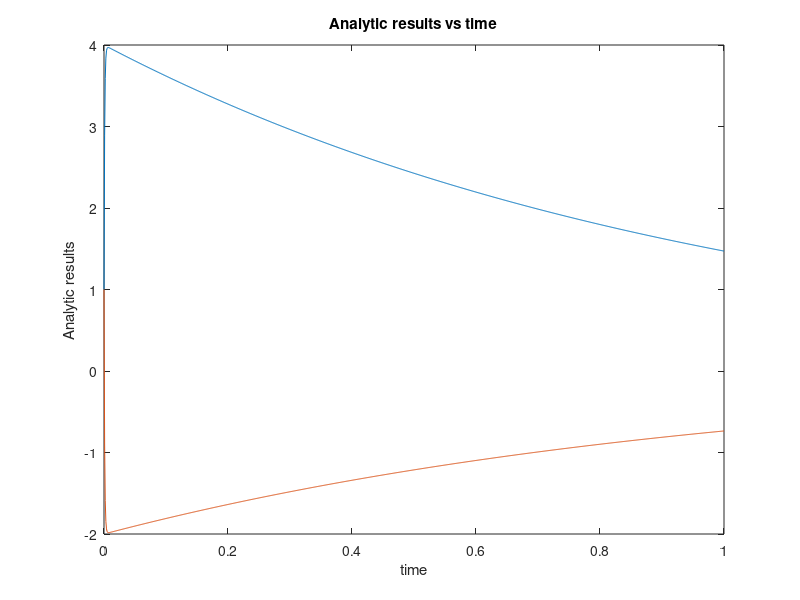

The MATLAB source for this figure: (Note: this script raises an error after producing the figure.)
%% Ordinary Differential Equations
% ECE 523 hw10 Ordinary Differential Equations Homework
% Author:Qihao He Due date: 11/28/2016
%-----~ Initialize Variables ~----
clear;
xo=[1;1];
M=[998 1998;-999 -1999];% lambda
%-----~ Analytic solution ~----
f1=@(t) 4*exp(-t)-3*exp(-1e3*t);
f2=@(t) -2*exp(-t)+3*exp(-1e3*t);
f=@(t) [f1(t);f2(t)];
t=linspace(0,1,1000);
AS=f(t);
AS=AS.';%transpose
figure(1)
plot(t,AS);
title('Analytic results vs time');
xlabel('time');
ylabel('Analytic results');
%% Question1 Forward Euler Algorithm
[FE_a_tspan,FE_a_xc,FE_a_exitflag]=FE(M,xo,0.01,0,1);
[FE_b_tspan,FE_b_xc,FE_b_exitflag]=FE(M,xo,0.001,0,1);
[FE_c1_tspan,FE_c1_xc,FE_c1_exitflag]=FE(M,xo,0.001,0,0.1);
[FE_c2_tspan,FE_c2_xc,FE_c2_exitflag]=FE(M,FE_c1_xc(:,size(FE_c1_tspan,2)),0.01,0.1,1);
figure(2)
plot(FE_a_tspan,FE_a_xc);
title('FE time step=0.01 vs time');
xlabel('time');
ylabel('FE 0.01')
figure(3)
plot(FE_b_tspan,FE_b_xc);
title('FE time step=0.001 vs time');
xlabel('time');
ylabel('FE 0.001')
figure(4)
plot(FE_c1_tspan,FE_c1_xc);
title('FE time step=0.001 [0,0.1] vs time');
xlabel('time');
ylabel('FE 0.001')
figure(5)
plot(FE_c2_tspan,FE_c2_xc);
title('FE time step=0.01 [0.1,1] vs time');
xlabel('time');
ylabel('FE 0.01')

% The FE results are stable when the time step is selected as 0.001.
% Because the time constant of the ODEs is 1s and 1ms,the FE algorithm is 
% unstable for step sizes greater than 2 time constants.
% Making the time step back to 0.01 after using 0.001 as time step for a
% certain time does not guarantee the stability of the resutls.

%% Question2 Heun Algorithm
[HA_a_tspan,HA_a_xc,HA_a_exitflag]=HA(M,xo,0.01,0,1);
[HA_b_tspan,HA_b_xc,HA_b_exitflag]=HA(M,xo,0.001,0,1);
[HA_c1_tspan,HA_c1_xc,HA_c1_exitflag]=HA(M,xo,0.001,0,0.1);
[HA_c2_tspan,HA_c2_xc,HA_c2_exitflag]=HA(M,HA_c1_xc(:,size(HA_c1_tspan,2)),0.01,0.1,1);
figure(6)
plot(HA_a_tspan,HA_a_xc);
title('HA time step=0.01 vs time');
xlabel('time');
ylabel('HA 0.01')
figure(7)
plot(HA_b_tspan,HA_b_xc);
title('HA time step=0.001 vs time');
xlabel('time');
ylabel('HA 0.001')
figure(8)
plot(HA_c1_tspan,HA_c1_xc);
title('HA time step=0.001 [0,0.1] vs time');
xlabel('time');
ylabel('HA 0.001')
figure(9)
plot(HA_c2_tspan,HA_c2_xc);
title('HA time step=0.01 [0.1,1] vs time');
xlabel('time');
ylabel('HA 0.01')

%% Question3 Trapezoidal Rule
[TR_a_tspan,TR_a_xc,TR_a_exitflag]=TR(M,xo,0.01,0,1);
[TR_b_tspan,TR_b_xc,TR_b_exitflag]=TR(M,xo,0.001,0,1);
[TR_c1_tspan,TR_c1_xc,TR_c1_exitflag]=TR(M,xo,0.001,0,0.1);
[TR_c2_tspan,TR_c2_xc,TR_c2_exitflag]=TR(M,TR_c1_xc(:,size(TR_c1_tspan,2)),0.01,0.1,1);
figure(10)
plot(TR_a_tspan,TR_a_xc);
title('TR time step=0.01 vs time');
xlabel('time');
ylabel('TR 0.01')
figure(11)
plot(TR_b_tspan,TR_b_xc);
title('TR time step=0.001 vs time');
xlabel('time');
ylabel('TR 0.001')
figure(12)
plot(TR_c1_tspan,TR_c1_xc);
title('TR time step=0.001 [0,0.1] vs time');
xlabel('time');
ylabel('TR 0.001')
figure(13)
plot(TR_c2_tspan,TR_c2_xc);
title('TR time step=0.01 [0.1,1] vs time');
xlabel('time');
ylabel('TR 0.01')

%% Question4 What did you learn from the above?
% I learned that for stiff equations like these that making the time step
% small enough to not bigger than the 2 time constants is essential to make
% the results stable.
% Even after using the small enough time step to run for certain amount of
% time does not guarrantee using a bigger time step would still make the
% results stable.
% Compareing the results of the FE and Heun and TR, I find that with the
% same time step 0.001, TR's result are the closest to analytic results,
% Heun second, FE worst.

%% Question5 Question6 ode45 ode15s
%-----~ ode45 a plot step size h vs time ~------
myode=@(t,x) M*x;% my ode function
tspan = [0 1];%initial condition
opts_a = odeset('Refine',1,'RelTol',1e-3,'AbsTol',1e-6);
[ode45_a_t,ode45_a_x] = ode45(myode, tspan, xo, opts_a);
ode45_a_stepsize=diff(ode45_a_x);
ode45_a_t(size(ode45_a_t,1))=[];%truncate the last bit
figure(14)
plot(ode45_a_t,ode45_a_stepsize);
title('ode45 a stepsize h vs time');
xlabel('time');
ylabel('step size h')

%-----~ ode45 a plot global truncation error vs time ~------
% ode45_a_x
ode45_a_GTE=zeros(2,size(ode45_a_t,1));
for k=1:size(ode45_a_t,1)
    ode45_a_GTE(:,k)=f(ode45_a_t(k))-ode45_a_x(k);
end
ode45_a_GTE=ode45_a_GTE.';
k=1:size(ode45_a_t,1);
figure(15)
plot(ode45_a_t(k),ode45_a_GTE(k));
title('ode45 a GTE vs time');
xlabel('time');
ylabel('Global Truncation Error')

%-----~ ode45 b plot step size h vs time ~------
opts_b = odeset('Refine',1,'RelTol',1e-6,'AbsTol',1e-9);
[ode45_b_t,ode45_b_x] = ode45(myode, tspan, xo, opts_b);
ode45_b_stepsize=diff(ode45_b_x);
ode45_b_t(size(ode45_b_t,1))=[];%truncate the last bit
figure(16)
plot(ode45_b_t,ode45_b_stepsize);
title('ode45 b stepsize h vs time');
xlabel('time');
ylabel('step size h')

%-----~ ode45 b plot global truncation error vs time ~------
ode45_b_GTE=zeros(2,size(ode45_b_t,1));
for k=1:size(ode45_b_t,1)
    ode45_b_GTE(:,k)=f(ode45_b_t(k))-ode45_b_x(k);
end
ode45_b_GTE=ode45_b_GTE.';
k=1:size(ode45_b_t,1);
figure(17)
plot(ode45_b_t(k),ode45_b_GTE(k));
title('ode45 b GTE vs time');
xlabel('time');
ylabel('Global Truncation Error')

%-----~ ode15s c plot step size h vs time ~------
[ode15s_c_t,ode15s_c_x] = ode15s(myode, tspan, xo, opts_a);
ode15s_c_stepsize=diff(ode15s_c_x);
ode15s_c_t(size(ode15s_c_t,1))=[];%truncate the last bit
figure(18)
plot(ode15s_c_t,ode15s_c_stepsize);
title('ode15s c stepsize h vs time');
xlabel('time');
ylabel('step size h')

%-----~ ode15s c plot global truncation error vs time ~------
ode15s_c_GTE=zeros(2,size(ode15s_c_t,1));
for k=1:size(ode15s_c_t,1)
    ode15s_c_GTE(:,k)=f(ode15s_c_t(k))-ode15s_c_x(k);
end
ode15s_c_GTE=ode15s_c_GTE.';
k=1:size(ode15s_c_t,1);
figure(19)
plot(ode15s_c_t(k),ode15s_c_GTE(k));
title('ode15s c GTE vs time');
xlabel('time');
ylabel('Global Truncation Error')

%-----~ ode15s d plot step size h vs time ~------
[ode15s_d_t,ode15s_d_x] = ode15s(myode, tspan, xo, opts_b);
ode15s_d_stepsize=diff(ode15s_d_x);
ode15s_d_t(size(ode15s_d_t,1))=[];%truncate the last bit
figure(20)
plot(ode15s_d_t,ode15s_d_stepsize);
title('ode15s d stepsize h vs time');
xlabel('time');
ylabel('step size h')

%-----~ ode15s d plot global truncation error vs time ~------
ode15s_d_GTE=zeros(2,size(ode15s_d_t,1));
for k=1:size(ode15s_d_t,1)
    ode15s_d_GTE(:,k)=f(ode15s_d_t(k))-ode15s_d_x(k);
end
ode15s_d_GTE=ode15s_d_GTE.';
k=1:size(ode15s_d_t,1);
figure(21)
plot(ode15s_d_t(k),ode15s_d_GTE(k));
title('ode15s d GTE vs time');
xlabel('time');
ylabel('Global Truncation Error')
%% Question7
% Compare the results of using the non-stiff method ode45 to the stiff
% method ode15s.
% The step size of the non-stiff method is at a very small scale for almost
% the whole period. The step size of the stiff method increases greatly as 
% the function gets more flat.
% The global truncation error is bouncing  when choosing the non-stiff
% method, and it is more smooth when using the stiff method.
% 
% Compare the loose tolerance results to the tight tolerance results.
% When choosing the loose tolerance, the scale of the GTE is 1e-3, and the
% tight tolerance GTE is 1e-6.
%% Question8
% What did you learn from the above?
% Using a stiff method for a stiff equation is more suitable because it
% would save a lot of time step and making the GTE smoother. Choosing a
% tighter tolerance would be resulting closer results.